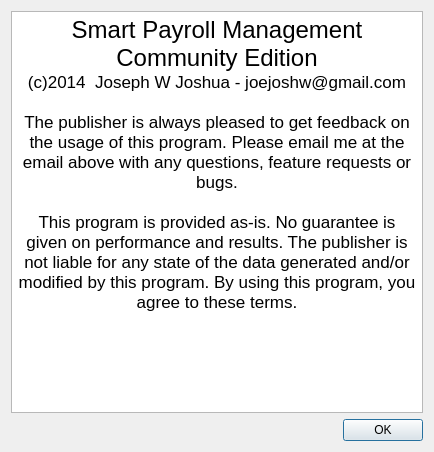
<?xml version="1.0" encoding="UTF-8"?>
<ui version="4.0">
 <class>AboutDialog</class>
 <widget class="QDialog" name="AboutDialog">
  <property name="geometry">
   <rect>
    <x>0</x>
    <y>0</y>
    <width>434</width>
    <height>452</height>
   </rect>
  </property>
  <property name="windowTitle">
   <string>About Smart Payroll</string>
  </property>
  <layout class="QVBoxLayout" name="verticalLayout">
   <item>
    <widget class="QTextBrowser" name="textBrowser">
     <property name="html">
      <string>&lt;!DOCTYPE HTML PUBLIC &quot;-//W3C//DTD HTML 4.0//EN&quot; &quot;http://www.w3.org/TR/REC-html40/strict.dtd&quot;&gt;
&lt;html&gt;&lt;head&gt;&lt;meta name=&quot;qrichtext&quot; content=&quot;1&quot; /&gt;&lt;style type=&quot;text/css&quot;&gt;
p, li { white-space: pre-wrap; }
&lt;/style&gt;&lt;/head&gt;&lt;body style=&quot; font-family:'.Helvetica Neue DeskInterface'; font-size:13pt; font-weight:400; font-style:normal;&quot;&gt;
&lt;p align=&quot;center&quot; style=&quot; margin-top:0px; margin-bottom:0px; margin-left:0px; margin-right:0px; -qt-block-indent:0; text-indent:0px;&quot;&gt;&lt;span style=&quot; font-size:18pt;&quot;&gt;Smart Payroll Management&lt;/span&gt;&lt;/p&gt;
&lt;p align=&quot;center&quot; style=&quot; margin-top:0px; margin-bottom:0px; margin-left:0px; margin-right:0px; -qt-block-indent:0; text-indent:0px;&quot;&gt;&lt;span style=&quot; font-size:18pt;&quot;&gt;Community Edition&lt;/span&gt;&lt;/p&gt;
&lt;p align=&quot;center&quot; style=&quot; margin-top:0px; margin-bottom:0px; margin-left:0px; margin-right:0px; -qt-block-indent:0; text-indent:0px;&quot;&gt;&lt;img src=&quot;:/images/P.png&quot; /&gt;&lt;/p&gt;
&lt;p align=&quot;center&quot; style=&quot; margin-top:0px; margin-bottom:0px; margin-left:0px; margin-right:0px; -qt-block-indent:0; text-indent:0px;&quot;&gt;(c)2014  Joseph W Joshua - joejoshw@gmail.com&lt;/p&gt;
&lt;p align=&quot;center&quot; style=&quot;-qt-paragraph-type:empty; margin-top:0px; margin-bottom:0px; margin-left:0px; margin-right:0px; -qt-block-indent:0; text-indent:0px;&quot;&gt;&lt;br /&gt;&lt;/p&gt;
&lt;p align=&quot;center&quot; style=&quot; margin-top:0px; margin-bottom:0px; margin-left:0px; margin-right:0px; -qt-block-indent:0; text-indent:0px;&quot;&gt;The publisher is always pleased to get feedback on the usage of this program. Please email me at the email above with any questions, feature requests or bugs.&lt;/p&gt;
&lt;p align=&quot;center&quot; style=&quot;-qt-paragraph-type:empty; margin-top:0px; margin-bottom:0px; margin-left:0px; margin-right:0px; -qt-block-indent:0; text-indent:0px;&quot;&gt;&lt;br /&gt;&lt;/p&gt;
&lt;p align=&quot;center&quot; style=&quot; margin-top:0px; margin-bottom:0px; margin-left:0px; margin-right:0px; -qt-block-indent:0; text-indent:0px;&quot;&gt;This program is provided as-is. No guarantee is given on performance and results. The publisher is not liable for any state of the data generated and/or modified by this program. By using this program, you agree to these terms.&lt;/p&gt;&lt;/body&gt;&lt;/html&gt;</string>
     </property>
    </widget>
   </item>
   <item>
    <widget class="QDialogButtonBox" name="buttonBox">
     <property name="orientation">
      <enum>Qt::Horizontal</enum>
     </property>
     <property name="standardButtons">
      <set>QDialogButtonBox::Ok</set>
     </property>
    </widget>
   </item>
  </layout>
 </widget>
 <resources/>
 <connections>
  <connection>
   <sender>buttonBox</sender>
   <signal>accepted()</signal>
   <receiver>AboutDialog</receiver>
   <slot>accept()</slot>
   <hints>
    <hint type="sourcelabel">
     <x>248</x>
     <y>254</y>
    </hint>
    <hint type="destinationlabel">
     <x>157</x>
     <y>274</y>
    </hint>
   </hints>
  </connection>
  <connection>
   <sender>buttonBox</sender>
   <signal>rejected()</signal>
   <receiver>AboutDialog</receiver>
   <slot>reject()</slot>
   <hints>
    <hint type="sourcelabel">
     <x>316</x>
     <y>260</y>
    </hint>
    <hint type="destinationlabel">
     <x>286</x>
     <y>274</y>
    </hint>
   </hints>
  </connection>
 </connections>
</ui>
